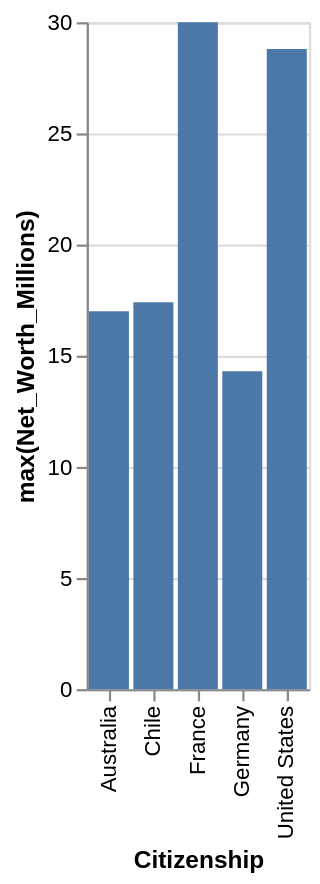

Express this chart as Vega-Lite.
### Vega-Lite specification from a JSON file in a GitHub repository (floating-point values rounded to 4 significant figures)
{"data": {"values": [{"x_data": "Australia", "y_data": 17}, {"x_data": "Chile", "y_data": 17.4}, {"x_data": "France", "y_data": 30}, {"x_data": "Germany", "y_data": 14.3}, {"x_data": "United States", "y_data": 28.8}]}, "mark": "bar", "encoding": {"x": {"field": "x_data", "type": "nominal", "title": "Citizenship", "sort": "ascending"}, "y": {"field": "y_data", "type": "quantitative", "title": "max(Net_Worth_Millions)"}}}
